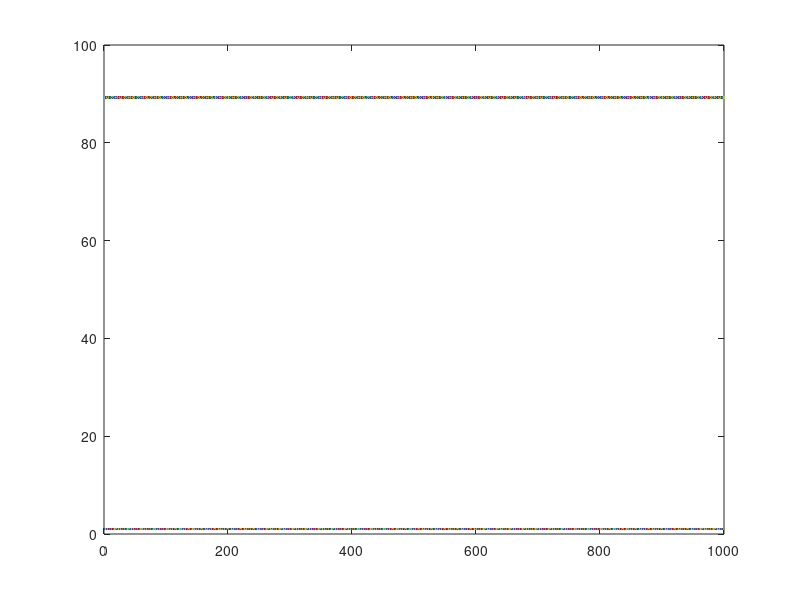

Write the MATLAB code that produced this figure.
clc
function result = functionpi(a)
  result = 0
  for i = 2:a
    if isprime(i)
      result = result + 1
    endif
  endfor
  endfunction
n = 2:1:1000
func_pi = functionpi(n)
func_ln = n / log(n);
plot(n,func_pi)
hold on;
plot(n, func_ln)
